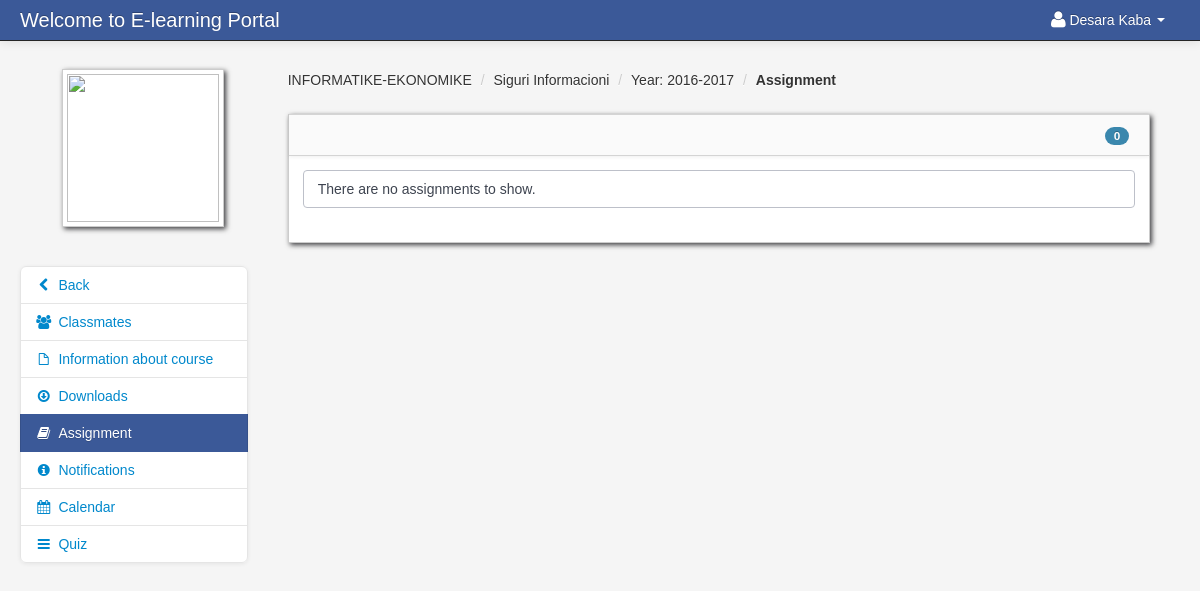
The page /assignment_student.php?id=180 (signed in) on the database its author committed.
### tables this page shows
CREATE TABLE `student` (
  `student_id` int(11) NOT NULL,
  `firstname` varchar(100) NOT NULL,
  `lastname` varchar(100) NOT NULL,
  `class_id` int(11) NOT NULL,
  `username` varchar(100) NOT NULL,
  `password` varchar(100) NOT NULL,
  `location` varchar(100) NOT NULL,
  `status` varchar(100) NOT NULL
);

CREATE TABLE `teacher_class` (
  `teacher_class_id` int(11) NOT NULL,
  `teacher_id` int(11) NOT NULL,
  `class_id` int(11) NOT NULL,
  `subject_id` int(11) NOT NULL,
  `thumbnails` varchar(100) NOT NULL,
  `school_year` varchar(100) NOT NULL
);

CREATE TABLE `class` (
  `class_id` int(11) NOT NULL,
  `class_name` varchar(100) NOT NULL
);

CREATE TABLE `subject` (
  `subject_id` int(11) NOT NULL,
  `subject_code` varchar(100) NOT NULL,
  `subject_title` varchar(100) NOT NULL,
  `category` varchar(100) NOT NULL,
  `description` longtext NOT NULL,
  `unit` int(11) NOT NULL,
  `Pre_req` varchar(100) NOT NULL,
  `semester` varchar(100) NOT NULL
);

### session.php (called while the page is built, shortened)
<?php
$session_id=$_SESSION['id'];
?>

### assignment_student.php (the view, shortened to what this page needs)
<?php include('header_dashboard.php'); ?>
<?php include('session.php'); ?>
<?php $get_id = $_GET['id']; ?>
<body>
	<?php include('navbar_student.php'); ?>
	<div class="container-fluid">
		<div class="row-fluid">
			<?php include('assignment_link_student.php'); ?>
			<div class="span9" id="content">
				<div class="row-fluid">
					<?php $class_query = mysqli_query($link, "select * from teacher_class
										LEFT JOIN class ON class.class_id = teacher_class.class_id
										LEFT JOIN subject ON subject.subject_id = teacher_class.subject_id
										where teacher_class_id = '$get_id'") or die(mysqli_error($link));
					$class_row = mysqli_fetch_array($class_query);
					?>
					<ul class="breadcrumb">
						<li><a href="#"><?php echo $class_row['class_name']; ?></a> <span class="divider">/</span></li>
						<li><a href="#"><?php echo $class_row['subject_title']; ?></a> <span class="divider">/</span></li>
						<li><a href="#">Year: <?php echo $class_row['school_year']; ?></a> <span class="divider">/</span></li>
						<li><a href="#"><b>Assignment</b></a></li>
					</ul>
					<div id="block_bg" class="block">
						<div class="navbar navbar-inner block-header">
							<?php $query = mysqli_query($link, "select * FROM assignment where class_id = '$get_id'  order by fdatein DESC") or die(mysqli_error($link));
							$count  = mysqli_num_rows($query);
							?>
							<div id="" class="muted pull-right"><span class="badge badge-info"><?php echo $count; ?></span></div>
						</div>
						<div class="block-content collapse in">
							<div class="span12">
								<?php
								$query = mysqli_query($link, "select * FROM assignment where class_id = '$get_id'  order by fdatein DESC") or die(mysqli_error($link));
								$count = mysqli_num_rows($query);
								if ($count == '0') { ?>
									<div class="alert alert-info">There are no assignments to show.</div>
								<?php } ?>
							</div>
						</div>
					</div>
				</div>
			</div>
		</div>
	</div>
	<?php include('script.php'); ?>
</body>
</html>

### navbar_student.php (shortened to what this page needs)
<?php $link = mysqli_connect("localhost", "root", "", "capstone"); ?>
<div class="navbar navbar-fixed-top navbar-inverse">
	<div class="navbar-inner">
		<div class="container-fluid">
			<a class="brand" href="#">Welcome to E-learning Portal</a>
			<div class="nav-collapse collapse">
				<ul class="nav pull-right">
					<?php $query = mysqli_query($link, "select * from student where student_id = '$session_id'") or die(mysqli_error($link));
					$row = mysqli_fetch_array($query);
					?>
					<li class="dropdown">
						<a href="#" role="button" class="dropdown-toggle" data-toggle="dropdown"> <i class="icon-user icon-large"></i><?php echo $row['firstname'] . " " . $row['lastname'];  ?> <i class="caret"></i></a>
					</li>
				</ul>
			</div>
		</div>
	</div>
</div>

### admin/assets/styles.css (style rules this page uses)
body { padding-top: 60px; padding-bottom: 40px; background-color: #f5f5f5; }
#content { margin-left:0px; }
.breadcrumb { margin: 0 0 0px; padding: 10px 0px; background-color: transparent; }
.block { background: url("../images/pixel-60fff.png") repeat scroll 0 0 rgba(0, 0, 0, 0) !important; border: 1px solid #ccc; background: white; margin: 1em 0em; border-top: none; -webkit-box-shadow: 2px 2px 5px rgba(0, 0, 6, 0.75); -moz-box-shadow: 2px 2px 5px rgba(0, 0, 6, 0.75); box-shadow: 2px 2px 5px rgba(0, 0, 6, 0.75); }
.block-content { margin: 1em; min-height: .25em; }
.block-header { margin-bottom: 0px; border-right: none; border-left: none; -webkit-border-radius: 0px; -moz-border-radius: 0px; border-radius: 0px; }
.block-header div { padding-top: 10px; }

### rows shown on the page
student: firstname "Desara", lastname "Kaba"
teacher_class: class.class_name "INFORMATIKE-EKONOMIKE", subject.subject_title "Siguri Informacioni", school_year "2016-2017"

### other values the page prints
$count "0"
